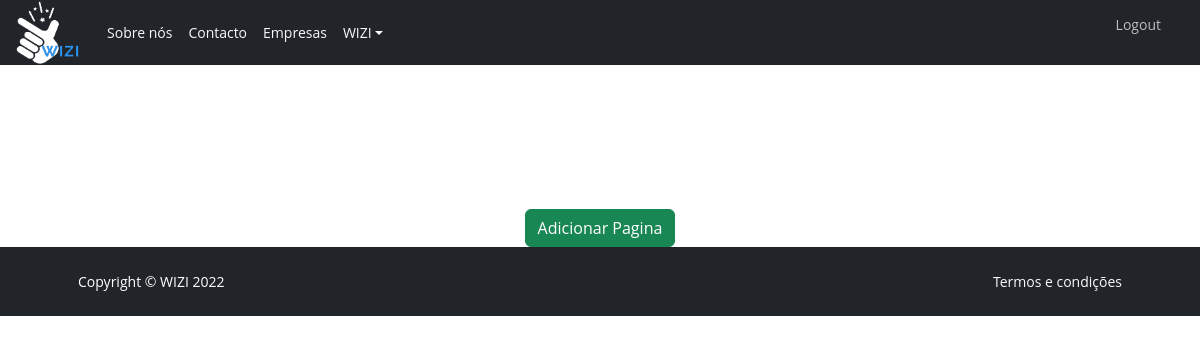
The page /companies/ (signed in) on the database as committed earlier.
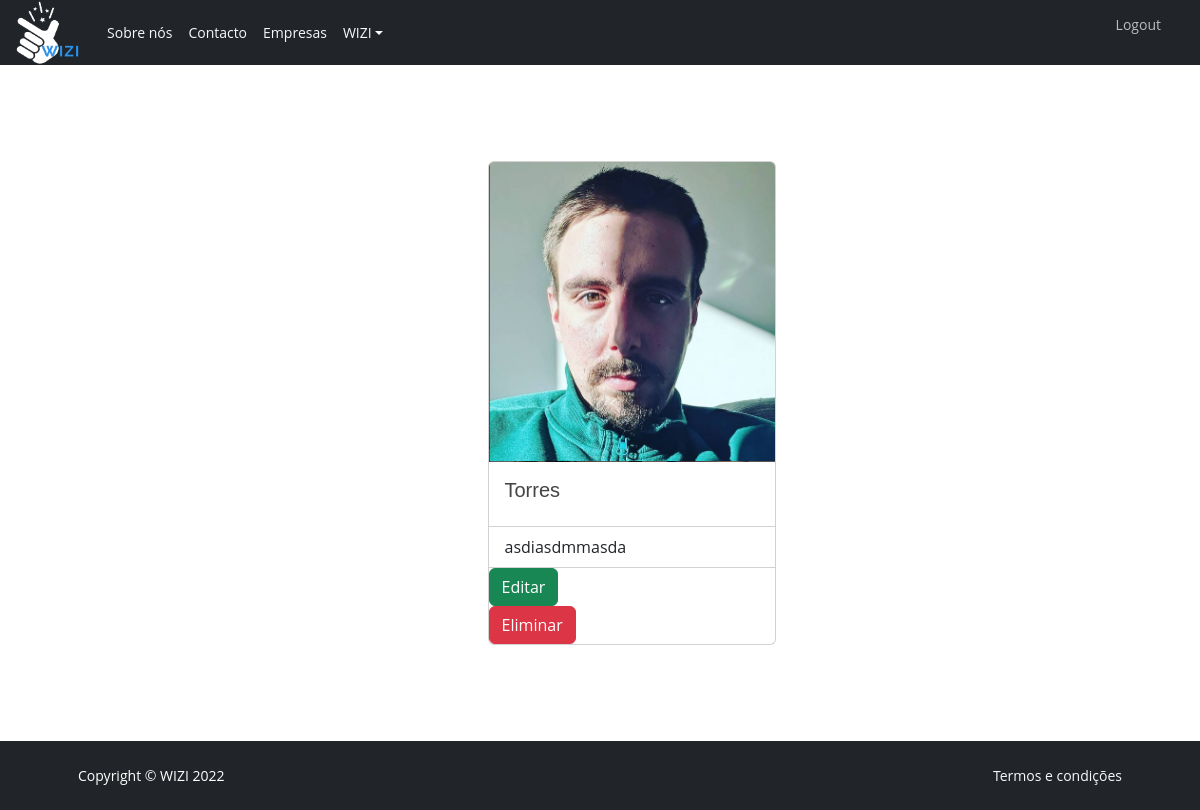
The same page on the database as committed later.
### src/models.py (models this page shows, shortened)
class Company(models.Model):
    user = models.OneToOneField(User, on_delete=models.CASCADE)
    company = models.CharField(max_length=30, blank=True, null=True, unique=True)
    created = models.DateTimeField(auto_now_add=True)
    about = models.TextField(max_length=800, blank=True, null=True)
    phone = models.IntegerField(blank=True, null=True)
    address = models.CharField(max_length=100)
    email = models.EmailField(blank=True, null=True)
    slug = models.SlugField(null=False)
    logo = models.ImageField(default="default.png")
    welcome = models.CharField(blank=True, null=True, default="Welcome", max_length=200)

### src/views.py (the view)
# urls.py: path('companies/', listing_companies),
@login_required
def listing_companies(request):
    companies = Company.objects.filter(user=request.user)
    context = {
        "companies": companies,
    }
    return render (request, "list_companies.html", context)

### templates/list_companies.html (shortened to what this page needs)
{% extends 'base.html' %}
{% load static %}
{% block content %}
<section class="py-5">
  <div class="container px-4 px-lg-5 mt-5">
      <div class="row gx-4 gx-lg-5 row-cols-2 row-cols-md-3 row-cols-xl-4 justify-content-center">
        {% for company in companies %}
          <div class="col mb-5">
            <div class="card" style="width: 18rem;">
              <img src="{{ company.logo.url }}"" class="card-img-top" alt="Image" style="height:300px" />
              <div class="card-body">
                <h5 class="card-title"> {{ company.company }} </h5>
              </div>
              <ul class="list-group list-group-flush">
                <li class="list-group-item">{{ company.address }}</li>
              </ul>
              <a href="/companies/{{ company.id }}/update/"><button type="submit" class="btn btn-success">Editar</button></a>
              <a href="/companies/{{ company.id }}/delete/"><button type="submit" class="btn btn-danger">Eliminar</button></a>
            </div>
          </div>
        {% endfor %}
        </div>
      </div>
</section>
{% if companies|length == 0 %}
  <div class="d-flex align-items-center justify-content-center">
    <a href=" {% url 'create-company' %} "><button type="submit" class="btn btn-success">Adicionar Pagina</button></a>
  </div>
{% endif %}
</body>
</html>
{% endblock content %}

Rows that differ between the two databases and show on the page:
added Company: logo (picture), company "Torres", address "asdiasdmmasda"
Other text that changed with them:
text no longer shown: "Adicionar Pagina"
